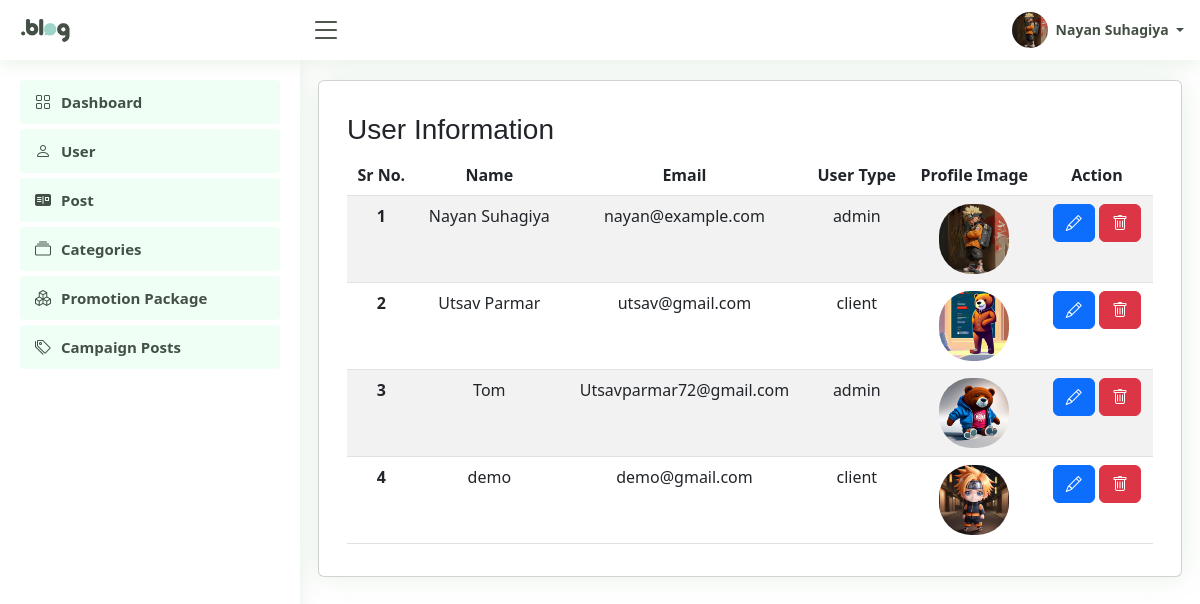
The page /admin/userInfo.php (signed in) on the database its author committed.
### tables this page shows
CREATE TABLE `users` (
  `user_id` int(11) NOT NULL,
  `name` varchar(100) NOT NULL,
  `email` varchar(100) NOT NULL,
  `password` varchar(100) NOT NULL,
  `user_type` enum('client','admin') NOT NULL DEFAULT 'client',
  `image` varchar(100) DEFAULT NULL
);

### admin/userInfo.php (the view, shortened to what this page needs)
<?php
include "../connection.php";
include "./sidebar.php";
?>
<main id="main" class="main">
    <section class="section dashboard">
        <div class="row">
            <div class="card">
                <div class="card-body">
                    <h3 class="mt-3">User Information</h3>
                    <table class="table table-striped text-center">
                        <thead>
                            <tr>
                                <th scope="col">Sr No.</th>
                                <th scope="col">Name</th>
                                <th scope="col">Email</th>
                                <th scope="col">User Type</th>
                                <th scope="col">Profile Image</th>
                                <th scope="col">Action</th>
                            </tr>
                        </thead>
                        <tbody>
                            <?php
                            $query = "SELECT * FROM Users";
                            $result = mysqli_query($conn, $query);
                            $i = 1;
                            while ($row = mysqli_fetch_assoc($result)) {
                            ?>
                                <tr>
                                    <th scope='row'>
                                        <?= $i ?>
                                    </th>
                                    <td>
                                        <?= $row["name"] ?>
                                    </td>
                                    <td>
                                        <?= $row["email"] ?>
                                    </td>
                                    <td>
                                        <?= $row["user_type"] ?>
                                    </td>
                                    <td>
                                        <img class="rounded-5" height="70px" width="70px" src="<?= "." . $row["image"] ?>" alt="">
                                    </td>
                                    <td>
                                        <form method="post" id='edit-form'>
                                            <button class='btn btn-primary' type="button" data-bs-toggle='modal' data-bs-target='#edit-employee-modal<?= $i ?>'><i class='bi bi-pencil'></i></button>
                                            <button class='btn btn-danger' type="submit" name="delete"><i class='bi bi-trash'></i></button>
                                        </form>
                                    </td>
                                </tr>
                            <?php
                                $i++;
                            }
                            ?>
                        </tbody>
                    </table>
                </div>
            </div>
        </div>
    </section>
</main>

### admin/sidebar.php (shortened to what this page needs)
<!DOCTYPE html>
<html lang="en">
<head>
  <link href="../lib/css/style.css" rel="stylesheet">
  <link href="../lib/css/bootstrap.min.css" rel="stylesheet">
  <link href="../lib/css/bootstrap-icons/bootstrap-icons.css" rel="stylesheet">
</head>
<?php
include "../connection.php";
$user_id = $_SESSION["user_id"];
$query = "SELECT * FROM Users WHERE user_id='$user_id'";
$runquery = mysqli_query($conn, $query);
$row = mysqli_fetch_assoc($runquery);
$name = $row["name"];
$image = $row["image"];
?>
<body>
  <header id="header" class="header fixed-top d-flex align-items-center">
    <div class="d-flex align-items-center justify-content-between">
      <a href="index.html" class="logo d-flex align-items-center">
        <img src="../assets/site_logo.png" alt="">
      </a>
      <i class="bi bi-list toggle-sidebar-btn"></i>
    </div>
    <nav class="header-nav ms-auto">
      <ul class="d-flex align-items-center">
        <li class="nav-item dropdown pe-3">
          <a class="nav-link nav-profile d-flex align-items-center pe-0" href="#" data-bs-toggle="dropdown">
            <img src="<?= "." . $image ?>" alt="Profile" class="rounded-circle">
            <span class="d-none d-md-block dropdown-toggle ps-2">
              <?= $name ?>
            </span>
          </a>
        </li>
      </ul>
    </nav>
  </header>
  <aside id="sidebar" class="sidebar">
    <ul class="sidebar-nav" id="sidebar-nav">
      <li class="nav-item">
        <a class="nav-link " href="dashboard.php">
          <i class="bi bi-grid"></i>
          <span>Dashboard</span>
        </a>
      </li>
      <li class="nav-item">
        <a class="nav-link " href="userInfo.php">
          <i class="bi bi-person"></i>
          <span>User</span>
        </a>
      </li>
      <li class="nav-item">
        <a class="nav-link " href="blog_post.php">
          <i class="bi bi-postcard-fill"></i>
          <span>Post</span>
        </a>
      </li>
      <li class="nav-item">
        <a class="nav-link " href="category.php">
          <i class="bi bi-collection"></i>
          <span>Categories</span>
        </a>
      </li>
      <li class="nav-item">
        <a class="nav-link " href="promotion_package.php">
          <i class="bi bi-boxes"></i>
          <span>Promotion Package</span>
        </a>
      </li>
      <li class="nav-item">
        <a class="nav-link " href="campaign.php">
          <i class="bi bi-tags"></i>
          <span>Campaign Posts</span>
        </a>
      </li>
    </ul>
  </aside>
</body>
</html>

### rows shown on the page
users: image (picture), name "Nayan Suhagiya", email "nayan@example.com", user_type "admin"
users: name "Utsav Parmar", email "utsav@gmail.com", user_type "client", image (picture)
users: name "Tom", email "Utsavparmar72@gmail.com", user_type "admin", image (picture)
users: name "demo", email "demo@gmail.com", user_type "client", image (picture)
